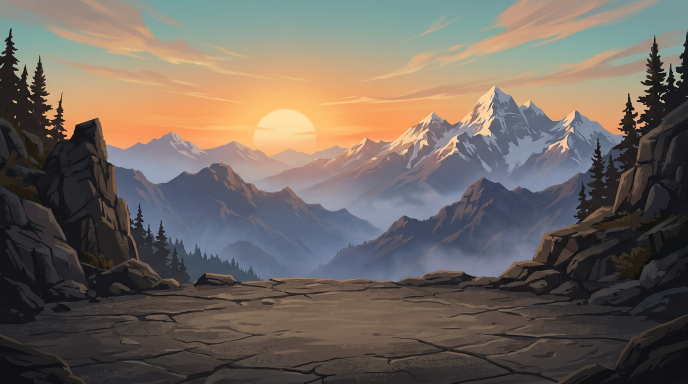
#> input picture assets/mountain_background.png, 1376 x 768 px (shown at 1/2 size)
$ python make_night_plates.py
#> lines starting #> are read from the running program, lines starting #| are printed output that depends on the picture
"""Grade the sunset plates to the blue hour, so a film can be shot at night.

The painted plates are the only backdrops the project owns, and the third film
needs a night that is not a filter: a filter would keep the sky the brightest
thing in frame and the fighters would still read as silhouettes against daylight.
So the grade does three things in order —

1. **the sky is rebuilt**, not multiplied: a vertical ramp from near-black blue
   at the top to a cold violet at the horizon, with the original clouds lifted
   out of it as a soft texture;
2. **the sun becomes a low moon**: the disc is kept and tinted, the warm bloom
   around it is cooled, and the rim light it threw on the peaks is dragged down
   so the ridge reads as a black shape, not a lit one;
3. **stars and a ground that is almost out of light**, with just enough value in
   the stone to read the cracks.

    .venv/bin/python tools/make_night_plates.py
"""
from __future__ import annotations

import math
import os
import sys

import numpy as np
from PIL import Image, ImageDraw, ImageFilter

ROOT = os.path.dirname(os.path.dirname(os.path.abspath(__file__)))
ASSETS = os.path.join(ROOT, "assets")

#: the sun in ``mountain_background.png``, in pixels of the 1376x768 plate
SUN = (556.0, 253.0)
SUN_R = 42.0
#: where the moon goes: high, left of the ridge, clear of the pines
MOON = (452.0, 128.0)
MOON_R = 27.0


def smoothstep(x: float) -> float:
    x = max(0.0, min(1.0, x))
    return x * x * (3.0 - 2.0 * x)


def sky_ramp(h: int, w: int) -> np.ndarray:
    """The new sky, top to horizon: near-black blue into a cold violet."""
    top = np.array([9.0, 13.0, 30.0])
    mid = np.array([30.0, 40.0, 78.0])
    hor = np.array([86.0, 78.0, 108.0])
    y = np.linspace(0.0, 1.0, h)[:, None]
    col = np.empty((h, 3), dtype=np.float32)
    for c in range(3):
        a = top[c] + (mid[c] - top[c]) * np.clip(y[:, 0] / 0.55, 0, 1)
        b = mid[c] + (hor[c] - mid[c]) * np.clip((y[:, 0] - 0.55) / 0.45, 0, 1)
        col[:, c] = np.where(y[:, 0] < 0.55, a, b)
    return np.broadcast_to(col[:, None, :], (h, w, 3)).copy()


def stars(w: int, h: int, horizon: int, n: int = 340, seed: int = 1904) -> Image.Image:
    """A deterministic star field, denser high up and thinning to the horizon."""
    rng = np.random.default_rng(seed)
    layer = Image.new("L", (w, h), 0)
    d = ImageDraw.Draw(layer)
    for _ in range(n):
        x = rng.uniform(0, w)
        y = rng.uniform(0, horizon * 0.92)
        fade = 1.0 - (y / (horizon * 0.92)) ** 1.7
        if rng.random() > fade * 0.95 + 0.05:
            continue
        r = rng.uniform(0.5, 1.5)
        v = int(120 + 120 * fade * rng.uniform(0.4, 1.0))
        d.ellipse((x - r, y - r, x + r, y + r), fill=v)
    return layer.filter(ImageFilter.GaussianBlur(0.45))


def grade_far(path: str, out: str) -> None:
#> called with path = 'assets/mountain_background.png', out = 'assets/night_background.png'
    im = Image.open(path).convert("RGB")
#> im is the input picture: PIL image 1376x768 RGB; mean R, G, B 111.9, 102.6, 95.1
    w, h = im.size
#> w = 1376; h = 768
    a = np.asarray(im).astype(np.float32) / 255.0

    lum = a @ np.array([0.299, 0.587, 0.114], dtype=np.float32)
    # where the sky is: everything above the ridge line of the plate
    horizon = int(h * 0.62)
#> horizon = 476
    sky = sky_ramp(h, w)
    # the painted clouds survive as *texture*: their detail, not their colour
    detail = (lum - np.clip(lum, 0.30, 1.0).mean()) * 90.0
    sky = np.clip(sky + detail[:, :, None] * 0.55, 0, 255) / 255.0
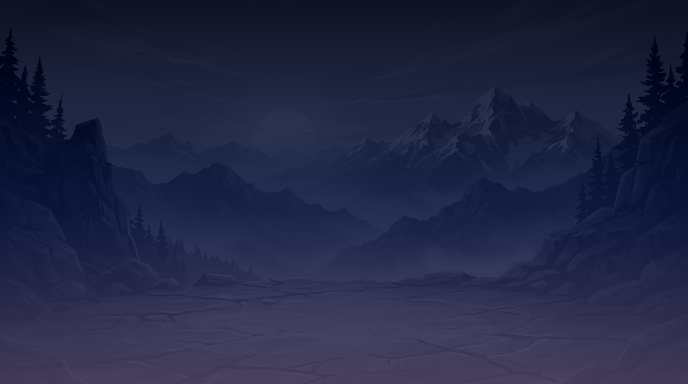
#> sky: shape (768, 1376, 3) float32 (shown at 1/2 size); mean of channels 0, 1, 2 0.135, 0.152, 0.271; drawn as R, G, B

    y = np.arange(h)[:, None]
#> y = 768 values from 0 to 767
    sky_mix = np.clip((horizon - y) / (horizon * 0.55), 0, 1) ** 0.7
    out_a = a * (1.0 - sky_mix[:, :, None]) + sky * sky_mix[:, :, None]
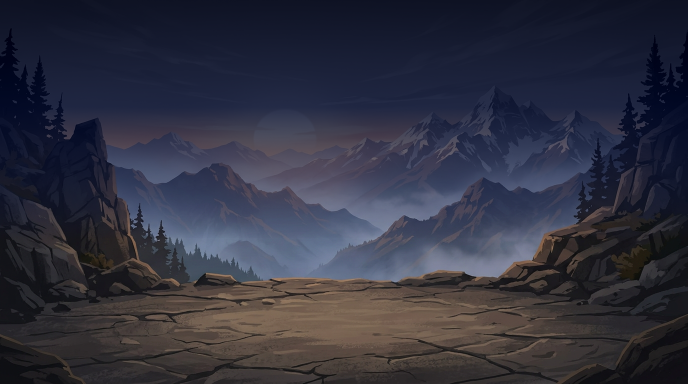
#> out_a: shape (768, 1376, 3) float64 (shown at 1/2 size); mean R, G, B 0.193, 0.196, 0.251

    # the peaks: black-blue, lit only on the very top edge
    ridge = out_a.copy()
    ramp = np.array([0.30, 0.34, 0.52], dtype=np.float32)
    ridge = ridge * ramp + np.array([0.02, 0.03, 0.06], dtype=np.float32)
    edge = np.clip((lum - 0.62) * 3.4, 0, 1) * np.clip((y - horizon * 0.55) / 90.0, 0, 1)
    ridge = ridge + edge[:, :, None] * np.array([0.34, 0.30, 0.36], dtype=np.float32)

    # the sun's own bloom is the one thing that must go: it is a daylight cue
    yy, xx = np.mgrid[0:h, 0:w].astype(np.float32)
    dist = np.hypot(xx - SUN[0], yy - SUN[1]) / (SUN_R * 5.2)
    bloom = np.clip(1.0 - dist, 0, 1) ** 2
    out_a = ridge * (1.0 - 0.55 * bloom[:, :, None]) + sky * (0.55 * bloom[:, :, None])

    # the old sun is *painted out*, not dimmed: two moons in one sky is the one
    # thing an audience will never forgive
    disc = np.clip((SUN_R * 3.2 - np.hypot(xx - SUN[0], yy - SUN[1])) / (SUN_R * 1.4), 0, 1)
    disc = disc * disc * (3.0 - 2.0 * disc)
    out_a = out_a * (1.0 - disc[:, :, None]) + sky * disc[:, :, None]

    img = Image.fromarray((np.clip(out_a, 0, 1) * 255).astype(np.uint8))
    img = img.filter(ImageFilter.GaussianBlur(0.4))

    # the real moon, high and clean, with the halo of a hazy night
    halo = Image.new("L", (w, h), 0)
#> halo: PIL image 1376x768 L; every value is 0
    hd = ImageDraw.Draw(halo)
    for i, (r, v) in enumerate(((MOON_R * 4.2, 26), (MOON_R * 2.6, 40),
                                (MOON_R * 1.7, 58), (MOON_R * 1.15, 90))):
        hd.ellipse((MOON[0] - r, MOON[1] - r, MOON[0] + r, MOON[1] + r), fill=v)
    halo = halo.filter(ImageFilter.GaussianBlur(18))
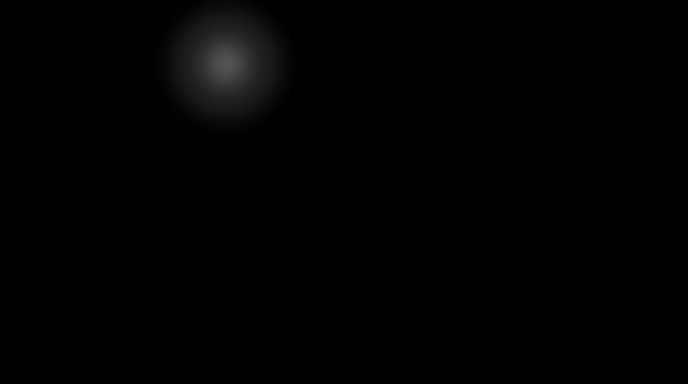
#> halo: PIL image 1376x768 L (shown at 1/2 size); min 0, max 83, mean 1.4
    img = Image.composite(Image.new("RGB", (w, h), (196, 206, 236)), img, halo)
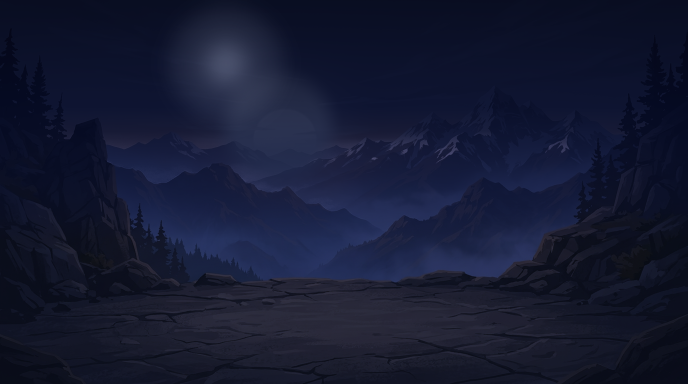
#> img: PIL image 1376x768 RGB (shown at 1/2 size); mean R, G, B 21, 25.9, 49.9

    md = ImageDraw.Draw(img)
    md.ellipse((MOON[0] - MOON_R, MOON[1] - MOON_R, MOON[0] + MOON_R, MOON[1] + MOON_R),
               fill=(238, 240, 250))
    # two craters, because a flat white circle is a hole in the sky
    for (dx, dy, r) in ((-7, -5, 6.0), (6, 7, 4.0), (8, -9, 3.0)):
        md.ellipse((MOON[0] + dx - r, MOON[1] + dy - r,
                    MOON[0] + dx + r, MOON[1] + dy + r), fill=(214, 218, 232))

    st = stars(w, h, int(h * 0.40))
    img = Image.composite(Image.new("RGB", (w, h), (206, 214, 240)), img, st)

    img.save(out)
    print(f"[night] {os.path.basename(out)} {img.size}")
#| [night] night_background.png (1376, 768)


def grade_ground(path: str, out: str) -> None:
#> called with path = 'assets/ground_mountain.png', out = 'assets/ground_night.png'
    im = Image.open(path).convert("RGB")
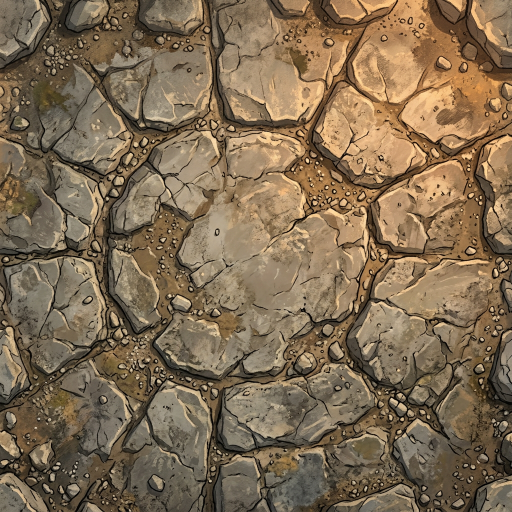
#> input picture assets/ground_mountain.png, 1024 x 1024 px (shown at 1/2 size)
#> im is the input picture: PIL image 1024x1024 RGB; mean R, G, B 127.8, 108.1, 82.8
    a = np.asarray(im).astype(np.float32) / 255.0
#> a: shape (1024, 1024, 3) float32
    lum = a @ np.array([0.299, 0.587, 0.114], dtype=np.float32)
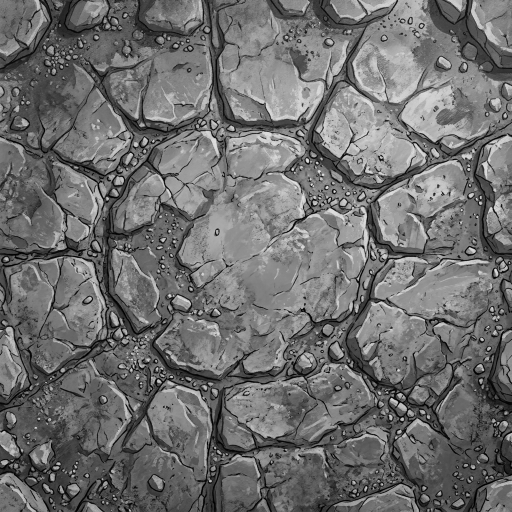
#> lum: shape (1024, 1024) float32 (shown at 1/2 size); min 0, max 0.918, mean 0.436
    # value first: the stone keeps its cracks, loses its daylight
    v = np.clip(lum * 1.10 + 0.015, 0, 1) ** 1.28
    tint = np.array([0.34, 0.36, 0.46], dtype=np.float32)
    out_a = v[:, :, None] * tint * np.array([1.05, 1.0, 1.12], dtype=np.float32)
#> out_a: shape (1024, 1024, 3) float32
    # a cold rim from the moon on the top-left quadrant
    h, w = lum.shape
#> h = 1024; w = 1024
    yy, xx = np.mgrid[0:h, 0:w].astype(np.float32)
    d = np.hypot((xx - w * 0.30) / (w * 0.55), (yy - h * 0.15) / (h * 0.6))
    rim = np.clip(1.0 - d, 0, 1) ** 2 * 0.20
    out_a = out_a + rim[:, :, None] * np.array([0.55, 0.58, 0.72], dtype=np.float32)
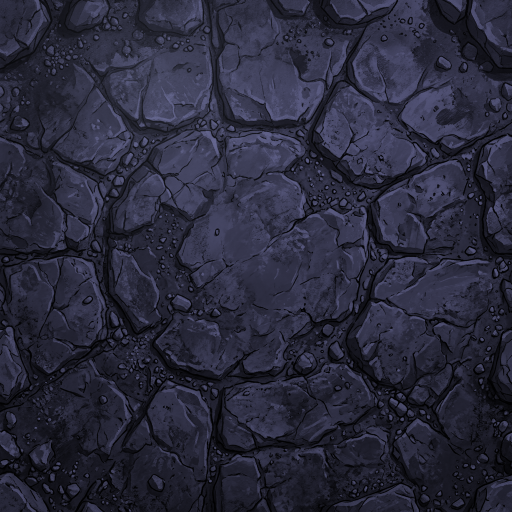
#> out_a: shape (1024, 1024, 3) float32 (shown at 1/2 size); mean of channels 0, 1, 2 0.163, 0.165, 0.234; drawn as R, G, B
    img = Image.fromarray((np.clip(out_a, 0, 1) * 255).astype(np.uint8))
#> img: PIL image 1024x1024 RGB
    img.save(out)
    print(f"[night] {os.path.basename(out)} {img.size}")
#| [night] ground_night.png (1024, 1024)


def main() -> int:
    grade_far(os.path.join(ASSETS, "mountain_background.png"),
              os.path.join(ASSETS, "night_background.png"))
    grade_ground(os.path.join(ASSETS, "ground_mountain.png"),
                 os.path.join(ASSETS, "ground_night.png"))
    return 0


if __name__ == "__main__":
    sys.exit(main())
#> (the program exits here)
